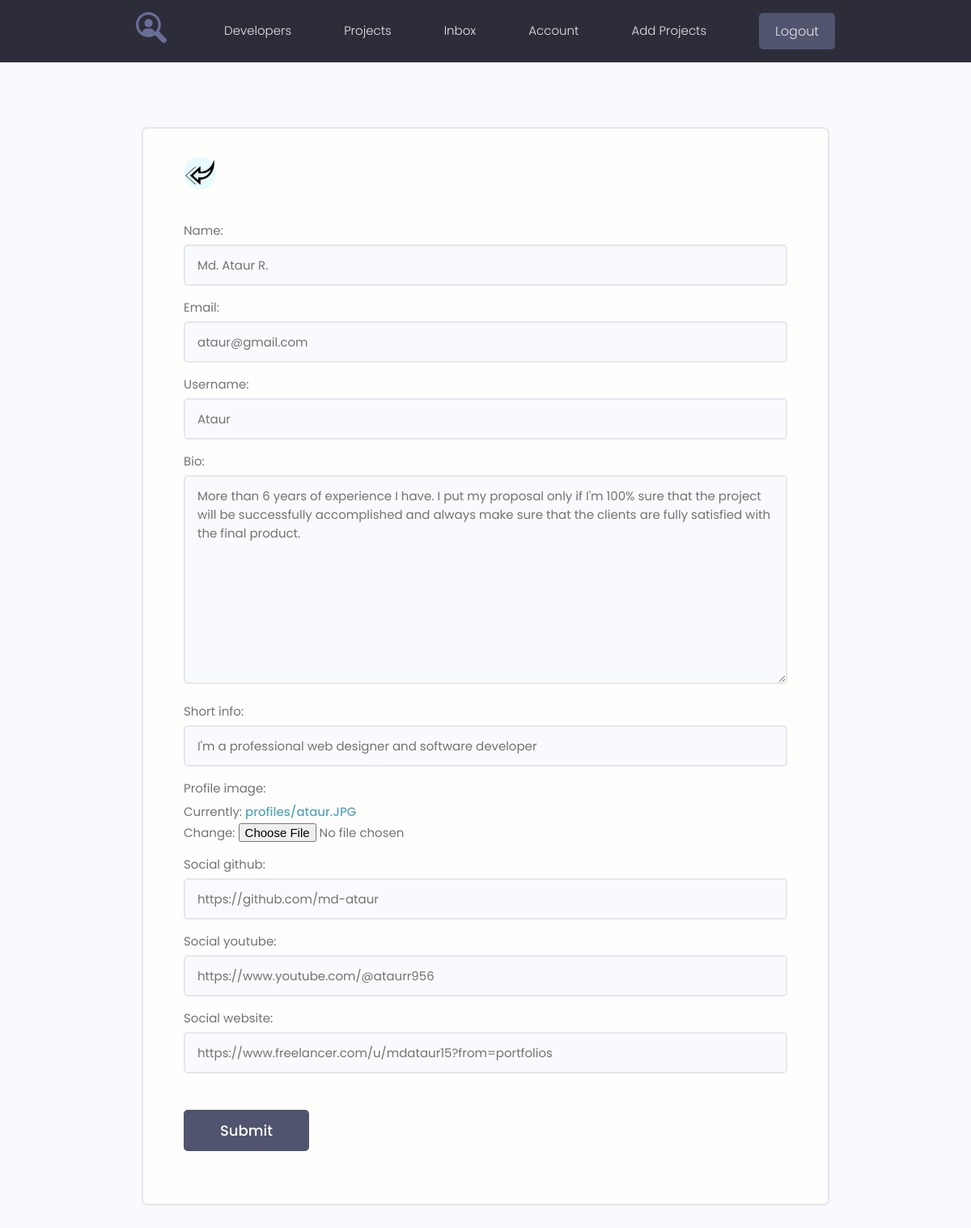
Page /edit-account/ (signed in) on the committed database.
### users/models.py (models this page shows, shortened)
class Profile(models.Model):
    user = models.OneToOneField(User, on_delete=models.CASCADE, null=True, blank=True)
    name = models.CharField(max_length=200, blank=True, null=True)
    email = models.EmailField(max_length=200, blank=True, null=True)
    username = models.CharField(max_length=200, blank=True, null=True)
    short_info = models.CharField(max_length=200, blank=True, null=True)
    bio = models.TextField(blank=True, null=True)
    profile_image = models.ImageField(upload_to="profiles/", default="profiles/user-default.png")
    social_github = models.CharField(max_length=200, blank=True, null=True)
    social_youtube = models.CharField(max_length=200, blank=True, null=True)
    social_website = models.CharField(max_length=200, blank=True, null=True)
    created = models.DateTimeField(auto_now_add=True)

### users/views.py (the view)
# urls.py: path('edit-account/', views.edit_account, name="edit-account"),    #редактирование аккаунта
@login_required(login_url='login')
def edit_account(request):
    profile = request.user.profile #в профиль кладется все из профиля
    form = ProfileForm(instance=profile) #передаем экземпляр конкретного профиля
    if request.method == 'POST':
        form = ProfileForm(request.POST, request.FILES, instance=profile)  # передаем экземпляр конкретного профиля
        if form.is_valid():
            form.save()
            return redirect('account')
    context = {'form': form}
    return render(request, 'users/profile_form.html', context)

### users/forms.py
class ProfileForm(ModelForm): #для коррекции профиля
    class Meta:
        model = Profile
        fields = ['name', 'email', 'username', 'bio', 'short_info', 'profile_image',
                  'social_github', 'social_youtube', 'social_website']
    def __init__(self, *args, **kwargs):
        super().__init__(*args, **kwargs)
        for name, field in self.fields.items():
            field.widget.attrs.update({'class': 'input'})

### users/templates/users/profile_form.html (shortened to what this page needs)
{% extends 'projects/base.html' %}
{% load static %}
{% block content %}
<main class="formPage my-xl">
        <div class="content-box">
            <div class="formWrapper">
                <a class="backButton" href="{% url 'account' %}"><img src="{% static 'images/left.png' %}" alt="left"></a>
                <br>
                <form class="form" action="{% url 'edit-account' %}" method="POST" enctype="multipart/form-data">
                    {% for field in form %}
                    <div class="form__field">
                        <label for="formInput#text">{{ field.label }}:</label>
                        {{ field }}
                    </div>
                    {% endfor %}
                    <input class="btn btn--sub btn--lg  my-md" type="submit" value="Submit" />
                </form>
            </div>
        </div>
    </main>
{% endblock %}

### projects/static/styles/app.css (style rules this page uses)
:root { --color-sub: #2d2d39; }
.btn--sub { background-color: var(--color-sub-light); }
img { width: 100%; }
.content-box { width: 95%; max-width: 85rem; margin: 0 auto; }
.backButton { background: var(--color-main-light); color: var(--color-main); width: 4rem; height: 4rem; display: flex; align-items: center; justify-content: center; border-radius: 50%; }
.formPage .formWrapper { list-style: none; background: var(--color-white); padding: 3.5rem 5rem; border: 2px solid var(--color-light); border-radius: 0.7rem; }

### projects/static/uikit/styles/modules/_variables.css (style rules this page uses)
:root { --color-main: #5aa5b9; --color-main-light: #e6faff; --color-sub: #3f4156; --color-sub-light: #51546e; --color-sub-lighter: #ededfd; --color-text: #737373; --color-gray: #8b8b8b; --color-light: #e5e7eb; --color-light-gray: #767676; --color-bg: #f8fafd; --color-white: #fffefd; --color-white-light: #f3f3f3; --color-success: #359e64; --color-success-bg: #def8e8; --color-error: #fc4b0b; --color-error-bg: #fff2ee; --font-base: 'Poppins', arial, helvetica, 'Segoe UI', roboto, ubuntu, sans-serif; --font-monospace: 'Fira Code', 'Courier New', courier, monospace; --font-regular: 300; --font-medium: 500; --font-bold: 700; --generic-shadow: 1px 1px 5px #00000010; --generic-transition: all 0.3s ease-in-out; }

### projects/static/uikit/styles/modules/_base.css (style rules this page uses)
* { margin: 0; padding: 0; box-sizing: border-box; text-rendering: optimizeLegibility; color: inherit; font-size: inherit; }
html { font-size: 50%; }
@media only screen and (min-width: 480px) { html { font-size: 56.25%; } }
@media only screen and (min-width: 1200px) { html { font-size: 62.5%; } }
body { line-height: 1.6; font-weight: 400; font-size: 1.5rem; color: var(--color-text); background-color: var(--color-bg); min-height: 100vh; }

### projects/static/uikit/styles/modules/_typography.css (style rules this page uses)
* { font-family: var(--font-base); }
a { padding-bottom: 2px; text-decoration: none; display: inline-block; color: var(--color-main); font-weight: var(--font-medium); }

### projects/static/uikit/styles/modules/_utilities.css (style rules this page uses)
.my-md { margin: 3rem auto; }
.my-xl { margin: 8rem auto; }

### projects/static/uikit/styles/modules/_button.css (style rules this page uses)
.btn { display: inline-block; position: relative; cursor: pointer; background-color: var(--color-light); font-weight: var(--font-medium); color: var(--color-sub); text-decoration: none; padding: 1rem 2rem; border-radius: 0.5rem; border: none; width: -webkit-fit-content; width: -moz-fit-content; width: fit-content; height: -webkit-fit-content; height: -moz-fit-content; height: fit-content; font-size: 1.6rem; outline-width: 0; outline-color: transparent; -webkit-backface-visibility: hidden; backface-visibility: hidden; transition: all 0.3s ease-in-out; }
.btn--sub { background-color: var(--color-sub); color: var(--color-white); }
.btn--lg { font-size: 1.8rem; padding: 1.2rem 4.5rem; }

### projects/static/uikit/styles/modules/_form.css (style rules this page uses)
.form { display: block; }
.form__field { margin-top: 1.5rem; margin-bottom: 1.5rem; }
.form__label, .form__field > label { display: block; margin-bottom: 0.5rem; color: var(--color-text); }
input.input[type='text'], input.input[type='email'], input.input[type='password'], input.input[type='number'], textarea.input { min-width: 24rem; width: 100%; padding: 1.2rem 1.5rem; border-radius: 0.5rem; border: 2px solid var(--color-light); transition: all 0.3s ease-in-out; background-color: var(--color-bg); }

### rows in the picture
Profile: form "Md. Ataur R." "ataur@gmail.com" "Ataur" "More than 6 years of experience I have. I put my proposal only if I'm 100% sure that the project will be successfully accomplished and always make sure that the clients are fully satisfied with the final product." "I'm a professional web designer and software developer" "https://github.com/md-ataur" "https://www.youtube.com/@ataurr956" "https://www.freelancer.com/u/mdataur15?from=portfolios"

### other values in the picture
{{ field.label }} "Name" "Email" "Username" "Bio" "Short info" "Profile image" "Social github" "Social youtube" "Social website"
